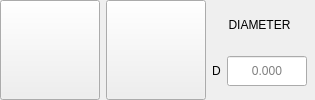
                   <widget class="QWidget" name="widget_cal_round" native="true">
                    <property name="sizePolicy">
                     <sizepolicy hsizetype="Preferred" vsizetype="Preferred">
                      <horstretch>0</horstretch>
                      <verstretch>0</verstretch>
                     </sizepolicy>
                    </property>
                    <property name="minimumSize">
                     <size>
                      <width>0</width>
                      <height>100</height>
                     </size>
                    </property>
                    <property name="maximumSize">
                     <size>
                      <width>16777215</width>
                      <height>16777215</height>
                     </size>
                    </property>
                    <layout class="QHBoxLayout" name="horizontalLayout_6" stretch="0,0,0">
                     <property name="spacing">
                      <number>6</number>
                     </property>
                     <property name="leftMargin">
                      <number>0</number>
                     </property>
                     <property name="topMargin">
                      <number>0</number>
                     </property>
                     <property name="rightMargin">
                      <number>4</number>
                     </property>
                     <property name="bottomMargin">
                      <number>0</number>
                     </property>
                     <item>
                      <widget class="QPushButton" name="probe_cal_round_boss">
                       <property name="sizePolicy">
                        <sizepolicy hsizetype="Preferred" vsizetype="Preferred">
                         <horstretch>0</horstretch>
                         <verstretch>0</verstretch>
                        </sizepolicy>
                       </property>
                       <property name="minimumSize">
                        <size>
                         <width>100</width>
                         <height>100</height>
                        </size>
                       </property>
                       <property name="maximumSize">
                        <size>
                         <width>100</width>
                         <height>100</height>
                        </size>
                       </property>
                       <property name="focusPolicy">
                        <enum>Qt::StrongFocus</enum>
                       </property>
                       <property name="toolTip">
                        <string>calibrate with round boss</string>
                       </property>
                       <property name="statusTip">
                        <string/>
                       </property>
                       <property name="text">
                        <string/>
                       </property>
                       <property name="icon">
                        <iconset>
                         <normalon>basic_probe_icons/round_boss.png</normalon>
                        </iconset>
                       </property>
                       <property name="iconSize">
                        <size>
                         <width>80</width>
                         <height>80</height>
                        </size>
                       </property>
                       <property name="autoDefault">
                        <bool>false</bool>
                       </property>
                       <property name="probe" stdset="0">
                        <string>probe_cal_round_boss</string>
                       </property>
                       <attribute name="buttonGroup">
                        <string notr="true">cal_buttonGroup</string>
                       </attribute>
                      </widget>
                     </item>
                     <item>
                      <widget class="QPushButton" name="probe_cal_round_pocket">
                       <property name="sizePolicy">
                        <sizepolicy hsizetype="Preferred" vsizetype="Preferred">
                         <horstretch>0</horstretch>
                         <verstretch>0</verstretch>
                        </sizepolicy>
                       </property>
                       <property name="minimumSize">
                        <size>
                         <width>100</width>
                         <height>100</height>
                        </size>
                       </property>
                       <property name="maximumSize">
                        <size>
                         <width>100</width>
                         <height>100</height>
                        </size>
                       </property>
                       <property name="focusPolicy">
                        <enum>Qt::StrongFocus</enum>
                       </property>
                       <property name="toolTip">
                        <string>calibrate with round pocket</string>
                       </property>
                       <property name="statusTip">
                        <string/>
                       </property>
                       <property name="text">
                        <string/>
                       </property>
                       <property name="icon">
                        <iconset>
                         <normalon>basic_probe_icons/round_pocket.png</normalon>
                        </iconset>
                       </property>
                       <property name="iconSize">
                        <size>
                         <width>80</width>
                         <height>80</height>
                        </size>
                       </property>
                       <property name="probe" stdset="0">
                        <string>probe_cal_round_pocket</string>
                       </property>
                       <attribute name="buttonGroup">
                        <string notr="true">cal_buttonGroup</string>
                       </attribute>
                      </widget>
                     </item>
                     <item>
                      <widget class="QWidget" name="widget_cal_dia" native="true">
                       <property name="maximumSize">
                        <size>
                         <width>16777215</width>
                         <height>100</height>
                        </size>
                       </property>
                       <layout class="QVBoxLayout" name="verticalLayout_5">
                        <property name="spacing">
                         <number>6</number>
                        </property>
                        <property name="leftMargin">
                         <number>0</number>
                        </property>
                        <property name="topMargin">
                         <number>0</number>
                        </property>
                        <property name="rightMargin">
                         <number>4</number>
                        </property>
                        <property name="bottomMargin">
                         <number>0</number>
                        </property>
                        <item>
                         <widget class="QLabel" name="hint_label_4">
                          <property name="sizePolicy">
                           <sizepolicy hsizetype="Preferred" vsizetype="Preferred">
                            <horstretch>0</horstretch>
                            <verstretch>0</verstretch>
                           </sizepolicy>
                          </property>
                          <property name="minimumSize">
                           <size>
                            <width>0</width>
                            <height>24</height>
                           </size>
                          </property>
                          <property name="maximumSize">
                           <size>
                            <width>16777215</width>
                            <height>24</height>
                           </size>
                          </property>
                          <property name="mouseTracking">
                           <bool>false</bool>
                          </property>
                          <property name="layoutDirection">
                           <enum>Qt::LeftToRight</enum>
                          </property>
                          <property name="lineWidth">
                           <number>-1</number>
                          </property>
                          <property name="text">
                           <string>DIAMETER</string>
                          </property>
                          <property name="textFormat">
                           <enum>Qt::AutoText</enum>
                          </property>
                          <property name="alignment">
                           <set>Qt::AlignCenter</set>
                          </property>
                          <property name="wordWrap">
                           <bool>false</bool>
                          </property>
                         </widget>
                        </item>
                        <item>
                         <layout class="QHBoxLayout" name="horizontalLayout_9">
                          <item>
                           <widget class="QLabel" name="label_2">
                            <property name="minimumSize">
                             <size>
                              <width>0</width>
                              <height>24</height>
                             </size>
                            </property>
                            <property name="maximumSize">
                             <size>
                              <width>16777215</width>
                              <height>24</height>
                             </size>
                            </property>
                            <property name="text">
                             <string>D</string>
                            </property>
                            <property name="alignment">
                             <set>Qt::AlignCenter</set>
                            </property>
                           </widget>
                          </item>
                          <item>
                           <widget class="QLineEdit" name="lineEdit_cal_diameter">
                            <property name="sizePolicy">
                             <sizepolicy hsizetype="Preferred" vsizetype="Preferred">
                              <horstretch>0</horstretch>
                              <verstretch>0</verstretch>
                             </sizepolicy>
                            </property>
                            <property name="minimumSize">
                             <size>
                              <width>80</width>
                              <height>30</height>
                             </size>
                            </property>
                            <property name="maximumSize">
                             <size>
                              <width>80</width>
                              <height>30</height>
                             </size>
                            </property>
                            <property name="focusPolicy">
                             <enum>Qt::ClickFocus</enum>
                            </property>
                            <property name="toolTip">
                             <string>Enter diameter of round boss or pocket</string>
                            </property>
                            <property name="text">
                             <string/>
                            </property>
                            <property name="maxLength">
                             <number>10</number>
                            </property>
                            <property name="alignment">
                             <set>Qt::AlignCenter</set>
                            </property>
                            <property name="placeholderText">
                             <string>0.000</string>
                            </property>
                           </widget>
                          </item>
                         </layout>
                        </item>
                       </layout>
                      </widget>
                     </item>
                    </layout>
                   </widget>
